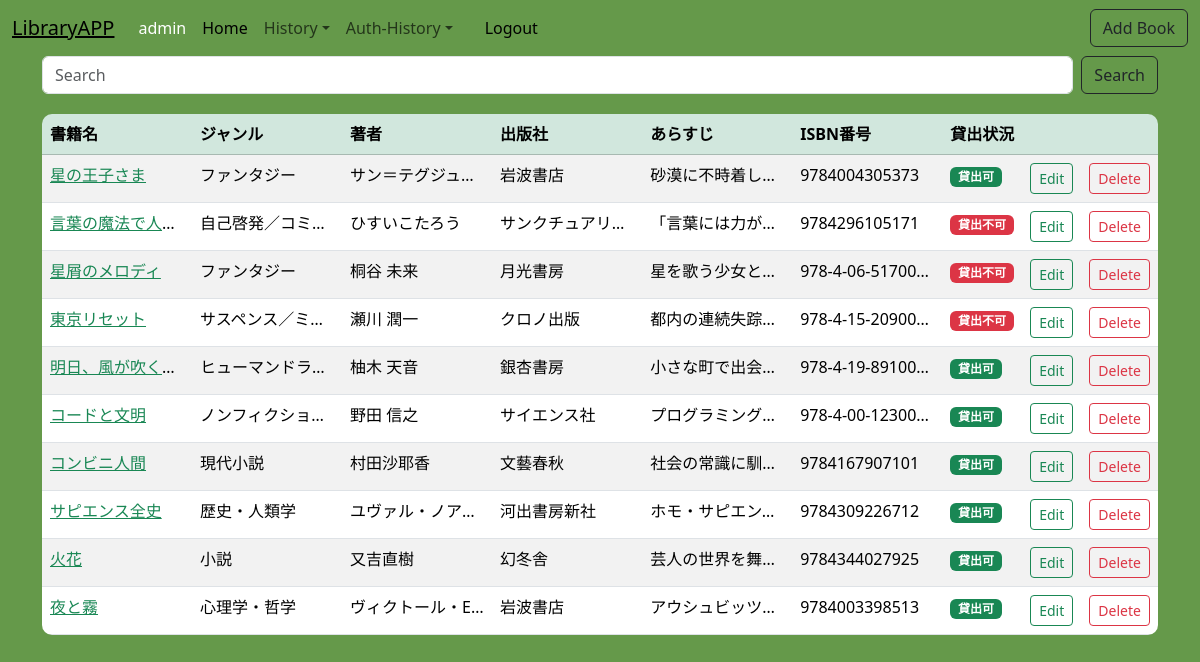
The app's page / (signed in) with its own data.
### library/models.py (models this page shows, shortened)
class Book(models.Model):
    title = models.CharField(max_length=255)
    genre = models.CharField(max_length=100)
    ISBN = models.CharField(max_length=20)
    author = models.CharField(max_length=20)
    publisher = models.CharField(max_length=20)
    content = models.TextField()
    lendStatus = models.BooleanField(default=True)  # True = 貸出可能

### library/views.py (the view)
# urls.py: path('', views.IndexView.as_view() , name='index'),
class IndexView(generic.ListView):
    model = Book
    template_name = 'library/index.html'
    context_object_name = 'object_list'
    def get_context_data(self, **kwargs):
        context = super().get_context_data(**kwargs)
        user = self.request.user
        books = context['object_list']
        user_lending_ids = set()
        if user.is_authenticated:
            user_lending_ids = set(
                LendingHistory.objects.filter(user=user, returnDate__isnull=True)
                .values_list('book__id', flat=True)
            )
        lending_info = LendingHistory.objects.filter(returnDate__isnull=True)
        lending_map = {}
        for entry in lending_info:
            lending_map.setdefault(entry.book_id, []).append(entry.user.username)
        for book in books:
            book.lending_users = lending_map.get(book.id, [])
            book.is_borrowed_by_user = user.username in book.lending_users if user.is_authenticated else False
        context['user'] = user  # テンプレートで使うために明示的に渡す
        return context

### templates/library/index.html (shortened to what this page needs)
{% extends "base.html" %}
{% block content %}
<div class="container">
    <form class="d-flex" method="get" action="{% url 'library:search' %}">
      <input class="form-control me-2" type="search" placeholder="Search" aria-label="Search" name="words">
      <button class="btn btn-outline-dark" type="submit">Search</button>
    </form>
    <table class="table table-striped table-hover">
      <thead class="table-success" >
        <tr>
          <th>書籍名</th>
          <th>ジャンル</th>
          <th>著者</th>
          <th>出版社</th>
          <th>あらすじ</th>
          <th>ISBN番号</th>
          <th>貸出状況</th>
          <th></th>
          <th></th>
        </tr>
      </thead>
      <tbody>
          {% for article in object_list %}
            <tr>
            <td><a href="{% url 'library:detail' article.id %}?next=index" class="text-success">{{ article.title }}</a></td>
            <td>{{ article.genre }}</td>
            <td>{{ article.author }}</td>
            <td>{{ article.publisher }}</td>
            <td>{{ article.content }}</td>
            <td>{{ article.ISBN }}</td>
            <td>
              {% if article.is_borrowed_by_user %}
                <span class="badge bg-primary">あなたが借りています</span>
              {% elif article.lendStatus %}
                <span class="badge bg-success">貸出可</span>
              {% else %}
                <span class="badge bg-danger">貸出不可</span>
              {% endif %}
            </td>
            <td>
              {% if user.is_staff %}
                <a href="{% url 'library:update' article.id %}" class="btn btn-outline-success btn-sm">Edit</a>
              {% endif %}
            </td>
            <td>
              {% if user.is_staff %}
                <a href="{% url 'library:delete' article.id %}" class="btn btn-outline-danger btn-sm">Delete</a>
              {% endif %}
            </td>
          {% endfor %}
      </tbody>
    </table>
  </div>
{% endblock %}

### templates/base.html (shortened to what this page needs)
{% load django_bootstrap5 %}
<!DOCTYPE html>
<html lang="ja">
<head>
    {% load static %}
    <link rel="stylesheet" href="{% static 'css/style.css' %}">
    {% bootstrap_css %}
</head>
<body>
    <nav class="navbar navbar-expand-lg nav-bg">
        <div class="container-fluid">
            <a class="navbar-brand text-decoration-underline" href="{% url 'library:index' %}">LibraryAPP</a>
            <div class="collapse navbar-collapse" id="navbarSupportedContent">
                <ul class="navbar-nav me-auto mb-2 mb-lg-0">
                    <li class="nav-item">
                    {% if user.is_authenticated %}
                        <span class="nav-link active"><p class="text-deepGreen">{{ user }}</p></span>
                    {% endif %}
                    </li>
                    <li class="nav-item">
                        <a class="nav-link active" aria-current="page" href="{% url 'library:index' %}">Home</a>
                    </li>
                    {% if user.is_authenticated %}
                    <li class="nav-item dropdown">
                    <a class="nav-link dropdown-toggle" href="#" role="button" data-bs-toggle="dropdown" aria-expanded="false">History</a>
                    </li>
                    {% endif %}
                    {% if user.is_staff %}
                    <li class="nav-item dropdown">
                    <a class="nav-link dropdown-toggle" href="#" role="button" data-bs-toggle="dropdown" aria-expanded="false">Auth-History</a>
                    </li>
                    {% endif %}
                    <li class="nav-item">
                        <a class="nav-link" href="#"></a>
                    </li>
                    <li class="nav-item">
                    {% if user.is_authenticated %}
                        <a href="{% url 'library:logout' %}" class="nav-link active">Logout</a>
                    {% else %}
                        <a href="{% url 'library:login' %}" class="nav-link active">Login</a>
                    {% endif %}
                    </li>
                </ul>
                {% if user.is_staff %}
                <a  href="{% url 'library:create' %}" class="btn btn-outline-dark ms-2">Add Book</a>
                {% endif %}
            </div>
        </div>
    </nav>
    {% block content %}{% endblock %}
</body>

### static/css/style.css (style rules this page uses)
table { border-radius: 10px; overflow: hidden; border-collapse: collapse; margin-top: 20px; }
.nav-bg { background-color: rgb(101, 153, 74); }
body { background-color: rgb(101, 153, 74) !important; }
td { white-space: nowrap; overflow: hidden; text-overflow: ellipsis; max-width: 150px; }
.text-deepGreen { color: white; margin: 0; padding: 0; }

### records on screen
Book: title "星の王子さま", genre "ファンタジー", author "サン＝テグジュ…", publisher "岩波書店", content "砂漠に不時着し…", ISBN "9784004305373", lendStatus "貸出可"
Book: title "言葉の魔法で人…", genre "自己啓発／コミ…", author "ひすいこたろう", publisher "サンクチュアリ…", content "「言葉には力が…", ISBN "9784296105171", lendStatus "貸出不可"
Book: title "星屑のメロディ", genre "ファンタジー", author "桐谷 未来", publisher "月光書房", content "星を歌う少女と…", ISBN "978-4-06-51700…", lendStatus "貸出不可"
Book: title "東京リセット", genre "サスペンス／ミ…", author "瀬川 潤一", publisher "クロノ出版", content "都内の連続失踪…", ISBN "978-4-15-20900…", lendStatus "貸出不可"
Book: title "明日、風が吹く…", genre "ヒューマンドラ…", author "柚木 天音", publisher "銀杏書房", content "小さな町で出会…", ISBN "978-4-19-89100…", lendStatus "貸出可"
Book: title "コードと文明", genre "ノンフィクショ…", author "野田 信之", publisher "サイエンス社", content "プログラミング…", ISBN "978-4-00-12300…", lendStatus "貸出可"
Book: title "コンビニ人間", genre "現代小説", author "村田沙耶香", publisher "文藝春秋", content "社会の常識に馴…", ISBN "9784167907101", lendStatus "貸出可"
Book: title "サピエンス全史", genre "歴史・人類学", author "ユヴァル・ノア…", publisher "河出書房新社", content "ホモ・サピエン…", ISBN "9784309226712", lendStatus "貸出可"
Book: title "火花", genre "小説", author "又吉直樹", publisher "幻冬舎", content "芸人の世界を舞…", ISBN "9784344027925", lendStatus "貸出可"
Book: title "夜と霧", genre "心理学・哲学", author "ヴィクトール・E…", publisher "岩波書店", content "アウシュビッツ…", ISBN "9784003398513", lendStatus "貸出可"

### other values on screen
{{ user }} "admin"
